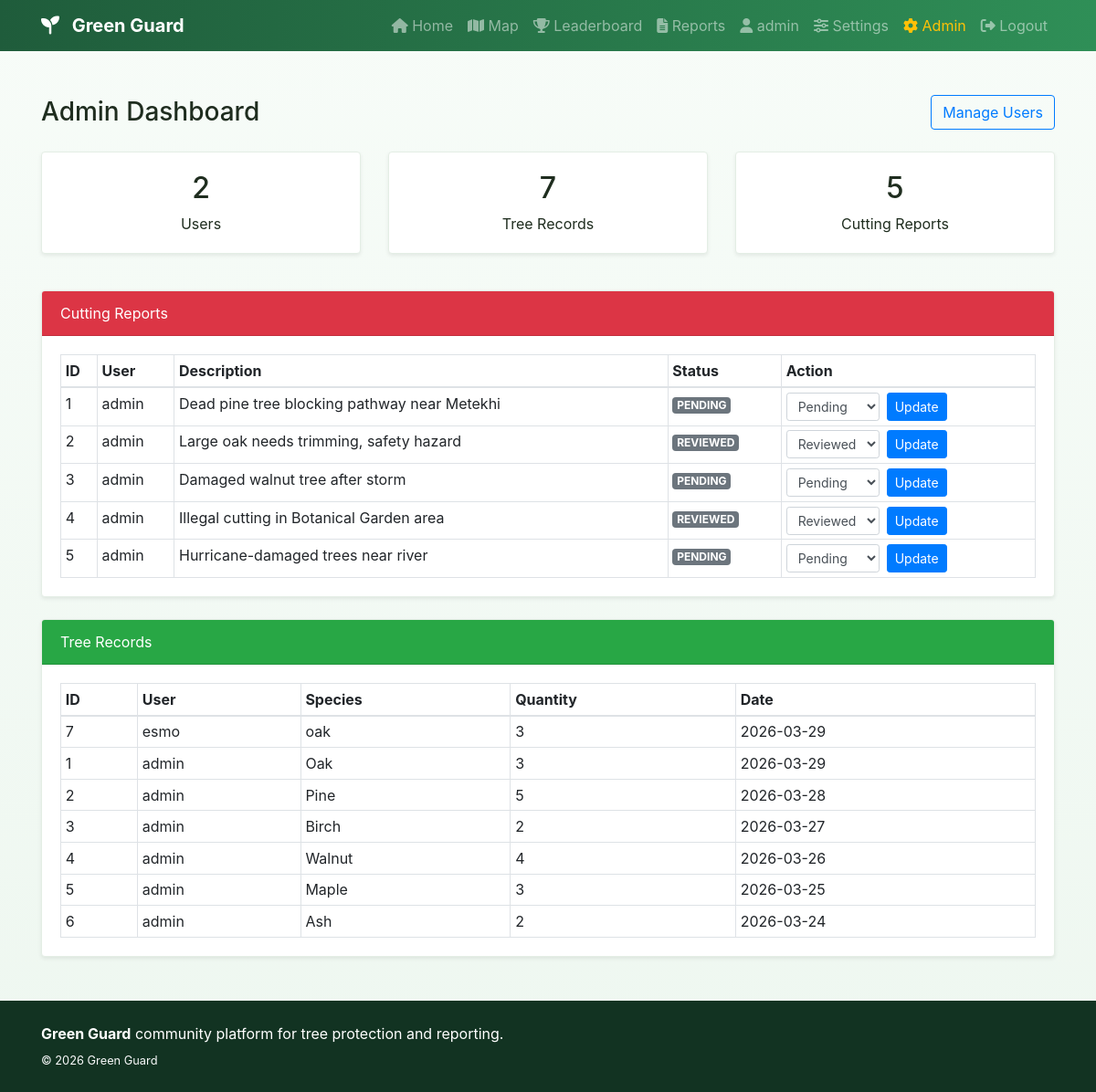
Page /admin (signed in) on the earlier database version.
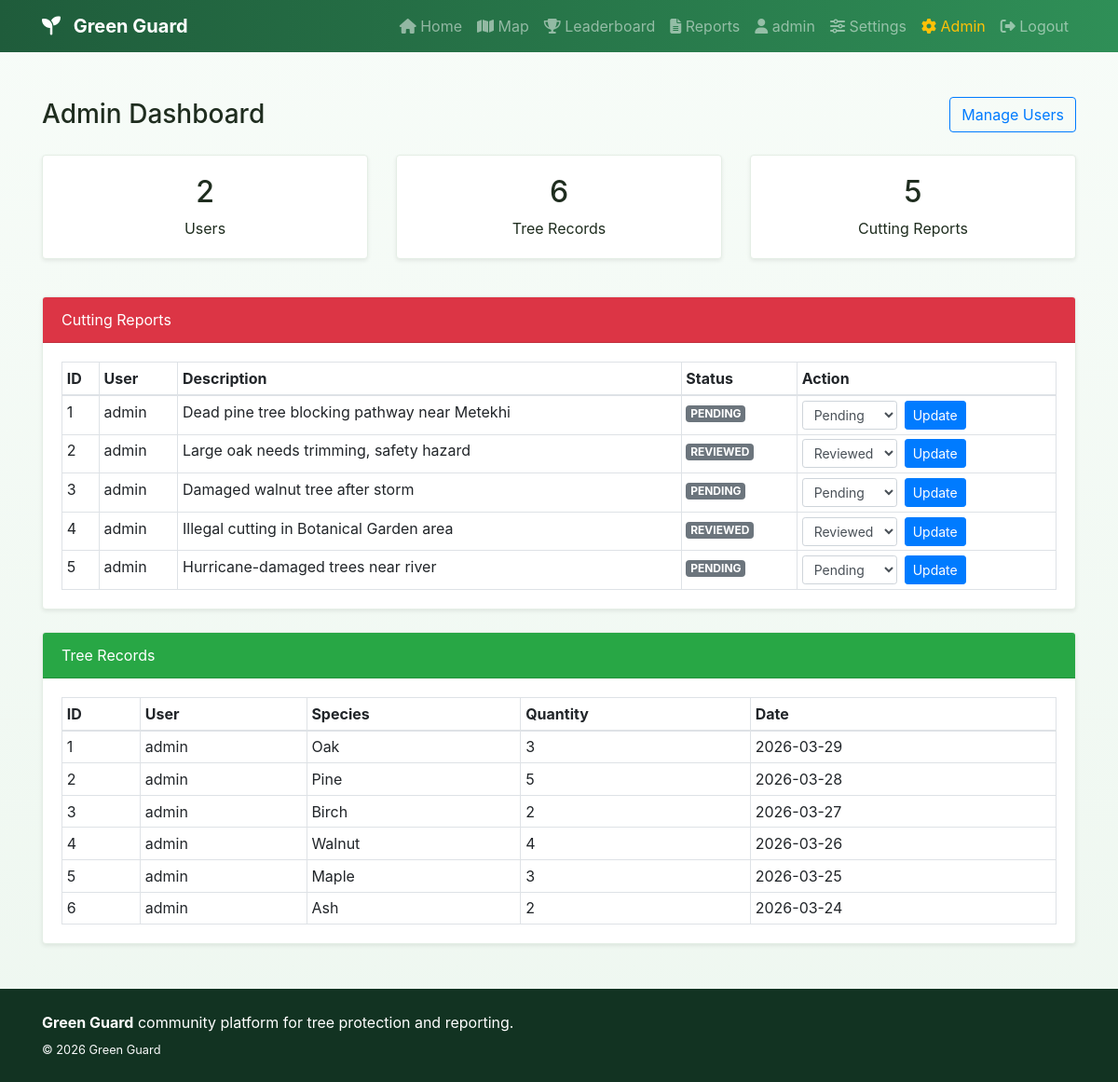
Same page on the later database version.
### models.py (models this page shows)
class CuttingReport(db.Model):
    id = db.Column(db.Integer, primary_key=True)
    description = db.Column(db.Text, nullable=False)
    latitude = db.Column(db.Float, nullable=False)
    longitude = db.Column(db.Float, nullable=False)
    location_text = db.Column(db.String(255))
    image_filename = db.Column(db.String(255))
    status = db.Column(db.String(30), default="pending", nullable=False)
    created_at = db.Column(
        db.DateTime, default=datetime.utcnow, nullable=False)
    user_id = db.Column(db.Integer, db.ForeignKey("user.id"), nullable=False)

class User(UserMixin, db.Model):
    id = db.Column(db.Integer, primary_key=True)
    username = db.Column(db.String(80), unique=True, nullable=False)
    email = db.Column(db.String(120), unique=True, nullable=False)
    password_hash = db.Column(db.String(255), nullable=False)
    is_admin = db.Column(db.Boolean, default=False, nullable=False)
    created_at = db.Column(
        db.DateTime, default=datetime.utcnow, nullable=False)
    tree_records = db.relationship(
        "TreeRecord", backref="user", lazy=True, cascade="all, delete-orphan"
    )
    cutting_reports = db.relationship(
        "CuttingReport", backref="user", lazy=True, cascade="all, delete-orphan"
    )

class TreeRecord(db.Model):
    id = db.Column(db.Integer, primary_key=True)
    species = db.Column(db.String(120), nullable=False)
    quantity = db.Column(db.Integer, default=1, nullable=False)
    latitude = db.Column(db.Float, nullable=False)
    longitude = db.Column(db.Float, nullable=False)
    location_notes = db.Column(db.String(255))
    image_filename = db.Column(db.String(255))
    created_at = db.Column(
        db.DateTime, default=datetime.utcnow, nullable=False)
    user_id = db.Column(db.Integer, db.ForeignKey("user.id"), nullable=False)

### routes/admin.py (the view)
@admin_bp.route("/admin")
@login_required
@admin_required
def dashboard():
    users = User.query.order_by(User.created_at.desc()).all()
    tree_records = TreeRecord.query.order_by(
        TreeRecord.created_at.desc()).all()
    reports = CuttingReport.query.order_by(
        CuttingReport.created_at.desc()).all()
    return render_template(
        "admin/dashboard.html",
        users=users,
        tree_records=tree_records,
        reports=reports,
    )

### app.py (called while the page is built)
@login_manager.user_loader
def load_user(user_id: str):
    from models import User
    return User.query.get(int(user_id))

### routes/admin.py (called while the page is built)
def admin_required(view_func):
    @wraps(view_func)
    def wrapped(*args, **kwargs):
        if not current_user.is_authenticated:
            return redirect(url_for("auth.login"))
        if not current_user.is_admin:
            abort(403)
        return view_func(*args, **kwargs)
    return wrapped

### templates/admin/dashboard.html (shortened to what this page needs)
{% extends 'base.html' %}
{% block content %}
  <div class="container my-5">
    <div class="row mb-4">
      <div class="col-12 d-flex justify-content-between align-items-center flex-wrap">
        <h1 class="h3 mb-2 mb-md-0">Admin Dashboard</h1>
        <a href="{{ url_for('admin.users') }}" class="btn btn-outline-primary">Manage Users</a>
      </div>
    </div>
    <div class="row mb-4">
      <div class="col-md-4 mb-3">
        <div class="card h-100 shadow-sm">
          <div class="card-body text-center">
            <h2>{{ users|length }}</h2><p class="mb-0">Users</p>
          </div>
        </div>
      </div>
      <div class="col-md-4 mb-3">
        <div class="card h-100 shadow-sm">
          <div class="card-body text-center">
            <h2>{{ tree_records|length }}</h2><p class="mb-0">Tree Records</p>
          </div>
        </div>
      </div>
      <div class="col-md-4 mb-3">
        <div class="card h-100 shadow-sm">
          <div class="card-body text-center">
            <h2>{{ reports|length }}</h2><p class="mb-0">Cutting Reports</p>
          </div>
        </div>
      </div>
    </div>
    <div class="card shadow-sm mb-4">
      <div class="card-header bg-danger text-white">Cutting Reports</div>
      <div class="card-body table-responsive">
        <table class="table table-bordered table-sm mb-0">
          <thead>
            <tr>
              <th>ID</th>
              <th>User</th>
              <th>Description</th>
              <th>Status</th>
              <th>Action</th>
            </tr>
          </thead>
          <tbody>
            {% for report in reports %}
              <tr>
                <td>{{ report.id }}</td>
                <td>{{ report.user.username }}</td>
                <td>
                  {{ report.description[:80] }}{% if report.description|length > 80 %}...{% endif %}
                </td>
                <td>
                  <span class="badge badge-secondary text-uppercase">{{ report.status }}</span>
                </td>
                <td>
                  <form method="POST" action="{{ url_for('admin.update_report_status', report_id=report.id) }}" class="form-inline">
                    <select name="status" class="form-control form-control-sm mr-2">
                      {% for status in ['pending', 'reviewed', 'resolved', 'rejected'] %}
                        {% if status == report.status %}
                          <option value="{{ status }}" selected>{{ status|title }}</option>
                        {% else %}
                          <option value="{{ status }}">{{ status|title }}</option>
                        {% endif %}
                      {% endfor %}
                    </select>
                    <button type="submit" class="btn btn-sm btn-primary">Update</button>
                  </form>
                </td>
              </tr>
            {% else %}
              <tr>
                <td colspan="5" class="text-center text-muted">No reports found.</td>
              </tr>
            {% endfor %}
          </tbody>
        </table>
      </div>
    </div>
    <div class="card shadow-sm">
      <div class="card-header bg-success text-white">Tree Records</div>
      <div class="card-body table-responsive">
        <table class="table table-bordered table-sm mb-0">
          <thead>
            <tr>
              <th>ID</th>
              <th>User</th>
              <th>Species</th>
              <th>Quantity</th>
              <th>Date</th>
            </tr>
          </thead>
          <tbody>
            {% for tree in tree_records %}
              <tr>
                <td>{{ tree.id }}</td>
                <td>{{ tree.user.username }}</td>
                <td>{{ tree.species }}</td>
                <td>{{ tree.quantity }}</td>
                <td>{{ tree.created_at.strftime('%Y-%m-%d') }}</td>
              </tr>
            {% else %}
              <tr>
                <td colspan="5" class="text-center text-muted">No tree records found.</td>
              </tr>
            {% endfor %}
          </tbody>
        </table>
      </div>
    </div>
  </div>
{% endblock %}

Differences in the rows shown:
removed TreeRecord: id "7", user.username "esmo", species "oak", quantity "3", created_at "2026-03-29"
Other differences:
{{ tree_records|length }}: "7" → "6"
